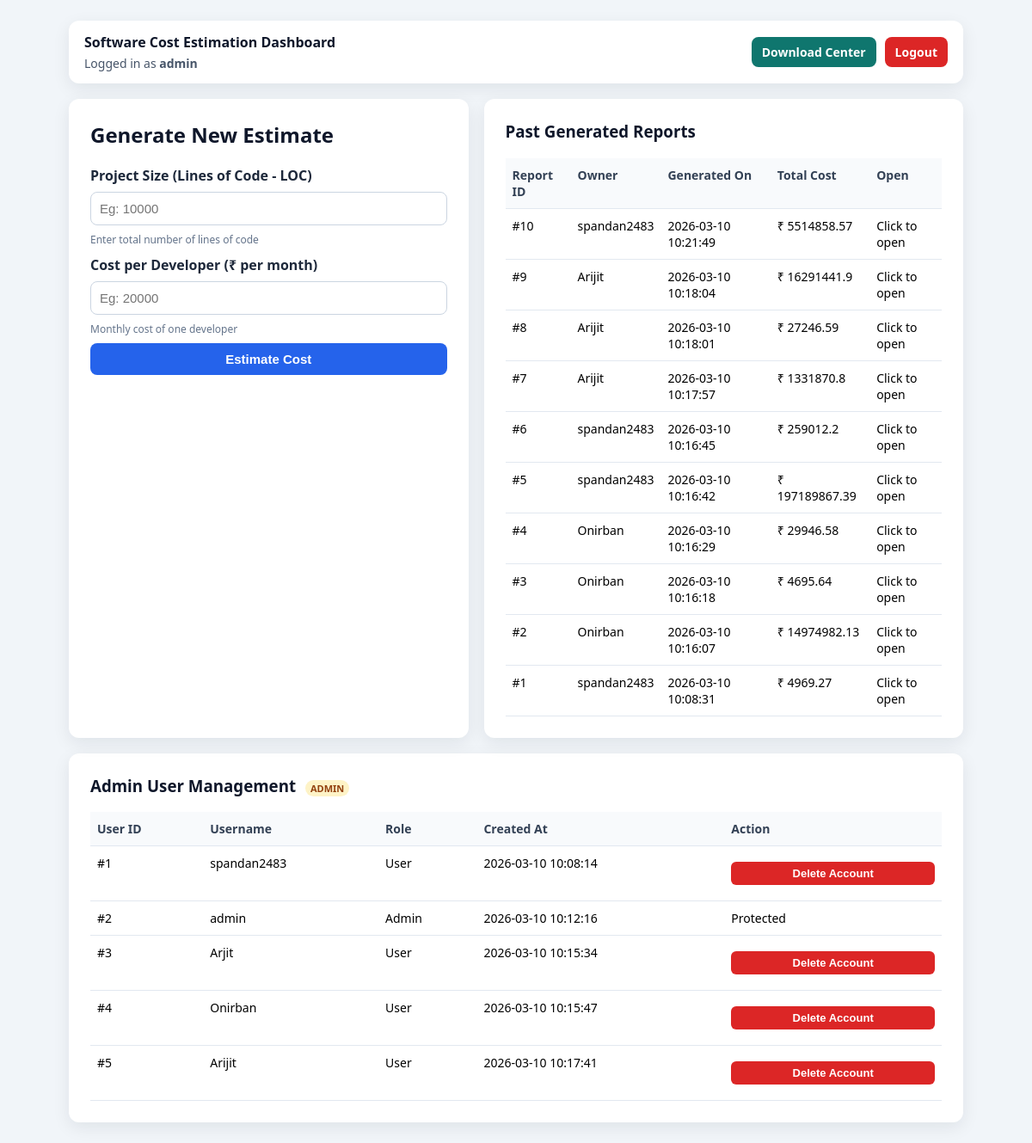
Before: /dashboard (signed in) with the older database file.
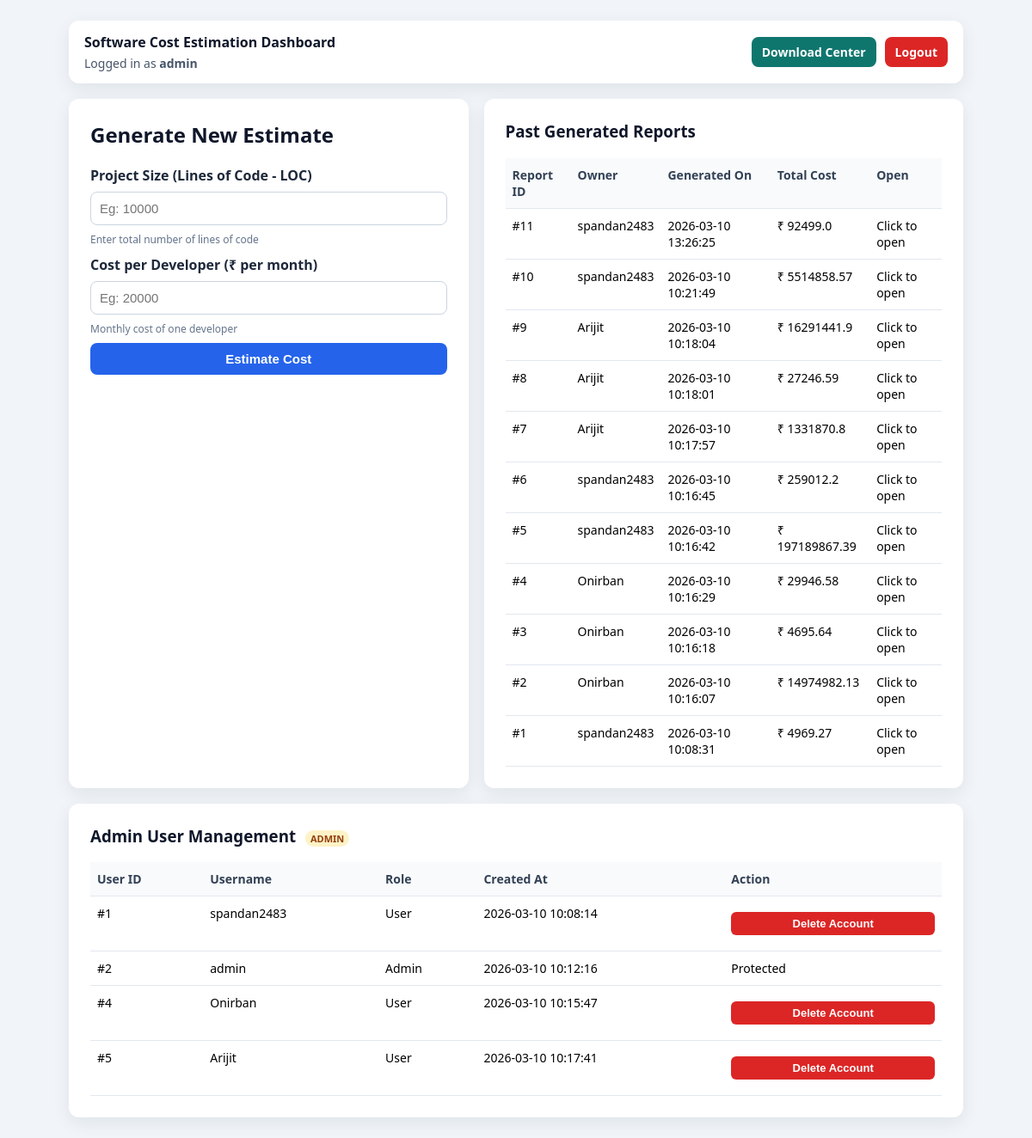
After: the same page with the newer database file.
### tables this page shows
CREATE TABLE users (
            id INTEGER PRIMARY KEY AUTOINCREMENT,
            username TEXT UNIQUE NOT NULL,
            password_hash TEXT NOT NULL,
            created_at TEXT NOT NULL
        , is_admin INTEGER NOT NULL DEFAULT 0);

CREATE TABLE reports (
            id INTEGER PRIMARY KEY AUTOINCREMENT,
            user_id INTEGER NOT NULL,
            created_at TEXT NOT NULL,
            effort REAL NOT NULL,
            time REAL NOT NULL,
            cost REAL NOT NULL,
            FOREIGN KEY (user_id) REFERENCES users (id)
        );

### app.py (the view, shortened to what this page needs)
@app.route("/dashboard", methods=["GET", "POST"])
def dashboard():
    if not session.get("user"):
        return redirect(url_for("auth"))
    username = session.get("user")
    user_record = get_user_by_username(username)
    if not user_record:
        session.clear()
        return redirect(url_for("auth"))
    user_id = user_record["id"]
    is_admin = bool(user_record["is_admin"])
    result = None
    error = None
    report_history = get_all_reports() if is_admin else get_reports_for_user(user_id)
    users_list = get_all_users() if is_admin else []
    return render_template(
        "index.html",
        result=result,
        error=error,
        user=username,
        report_history=report_history,
        is_admin=is_admin,
        users_list=users_list
    )

### app.py (called while the page is built)
def get_db_connection():
    conn = sqlite3.connect(DB_PATH)
    conn.row_factory = sqlite3.Row
    return conn

def get_user_by_username(username):
    conn = get_db_connection()
    user = conn.execute(
        "SELECT id, username, password_hash, is_admin FROM users WHERE username = ?",
        (username,)
    ).fetchone()
    conn.close()
    return user

def get_all_users():
    conn = get_db_connection()
    rows = conn.execute(
        "SELECT id, username, is_admin, created_at FROM users ORDER BY id ASC"
    ).fetchall()
    conn.close()
    return [dict(row) for row in rows]

def get_all_reports():
    conn = get_db_connection()
    rows = conn.execute(
        """
        SELECT r.id, r.user_id, r.created_at, r.effort, r.time, r.cost, u.username
        FROM reports r
        JOIN users u ON r.user_id = u.id
        ORDER BY r.id DESC
        """
    ).fetchall()
    conn.close()
    return [dict(row) for row in rows]

### templates/index.html (shortened to what this page needs)
<!DOCTYPE html>
<html lang="en">
<head>
</head>
<body>
<div class="container">
    <div class="topbar">
        <div>
            <div class="brand">Software Cost Estimation Dashboard</div>
            <div style="font-size: 14px; color: #475569; margin-top: 4px;">Logged in as <b>{{ user }}</b></div>
        </div>
        <div class="top-actions">
            <a class="link-btn" href="{{ url_for('download_page') }}">Download Center</a>
            <a class="logout-link" href="{{ url_for('logout') }}">Logout</a>
        </div>
    </div>
    <div class="layout">
        <div class="panel">
            <h2>Generate New Estimate</h2>
            <form method="POST">
                <label>Project Size (Lines of Code - LOC)</label>
                <input type="number" name="loc" placeholder="Eg: 10000" required>
                <div class="hint">Enter total number of lines of code</div>
                <label>Cost per Developer (₹ per month)</label>
                <input type="number" name="cost" placeholder="Eg: 20000" required>
                <div class="hint">Monthly cost of one developer</div>
                <button type="submit">Estimate Cost</button>
            </form>
        </div>
        <div class="panel">
            <h3>Past Generated Reports</h3>
            {% if report_history %}
            <table>
                <thead>
                    <tr>
                        <th>Report ID</th>
                        {% if is_admin %}
                        <th>Owner</th>
                        {% endif %}
                        <th>Generated On</th>
                        <th>Total Cost</th>
                        <th>Open</th>
                    </tr>
                </thead>
                <tbody>
                    {% for report in report_history %}
                    <tr class="clickable-row" onclick="window.location='{{ url_for('report_detail', report_id=report.id) }}'">
                        <td>#{{ report.id }}</td>
                        {% if is_admin %}
                        <td>{{ report.username }}</td>
                        {% endif %}
                        <td>{{ report.created_at }}</td>
                        <td>₹ {{ report.cost }}</td>
                        <td>Click to open</td>
                    </tr>
                    {% endfor %}
                </tbody>
            </table>
            {% else %}
            <div class="empty">No reports generated yet. Create your first estimate from the form.</div>
            {% endif %}
        </div>
    </div>
    {% if is_admin %}
    <div class="panel" style="margin-top: 18px;">
        <h3>Admin User Management <span class="admin-tag">ADMIN</span></h3>
        {% if users_list %}
        <table>
            <thead>
                <tr>
                    <th>User ID</th>
                    <th>Username</th>
                    <th>Role</th>
                    <th>Created At</th>
                    <th>Action</th>
                </tr>
            </thead>
            <tbody>
                {% for account in users_list %}
                <tr>
                    <td>#{{ account.id }}</td>
                    <td>{{ account.username }}</td>
                    <td>{% if account.is_admin %}Admin{% else %}User{% endif %}</td>
                    <td>{{ account.created_at }}</td>
                    <td>
                        {% if account.is_admin %}
                            Protected
                        {% else %}
                        <form method="POST" action="{{ url_for('admin_delete_user', user_id=account.id) }}" onsubmit="return confirm('Delete this account and all associated reports?');">
                            <button type="submit" class="small-btn delete">Delete Account</button>
                        </form>
                        {% endif %}
                    </td>
                </tr>
                {% endfor %}
            </tbody>
        </table>
        {% endif %}
    </div>
    {% endif %}
</div>
</body>
</html>

### templates/index.html (style rules this page uses)
body { font-family: "Segoe UI", Arial, sans-serif; background: #f1f5f9; margin: 0; padding: 24px; }
.container { max-width: 1040px; margin: 0 auto; }
.topbar { display: flex; justify-content: space-between; align-items: center; background: #ffffff; border-radius: 12px; padding: 14px 18px; box-shadow: 0 6px 20px rgba(15, 23, 42, 0.08); margin-bottom: 18px; }
.brand { font-weight: 700; color: #0f172a; }
.top-actions { display: flex; gap: 10px; align-items: center; }
.layout { display: grid; grid-template-columns: 1fr 1.2fr; gap: 18px; }
.panel { background: white; padding: 25px; border-radius: 12px; box-shadow: 0 6px 20px rgba(15, 23, 42, 0.08); }
h2, h3 { margin-top: 0; color: #0f172a; }
label { font-weight: 600; color: #1e293b; display: block; margin-top: 10px; }
input, button { width: 100%; padding: 10px; margin: 8px 0; font-size: 15px; box-sizing: border-box; border-radius: 8px; }
input { border: 1px solid #cbd5e1; outline: none; }
button { background: #2563eb; color: white; border: none; cursor: pointer; font-weight: 600; }
.hint { font-size: 12px; color: #64748b; }
.link-btn, .logout-link { display: inline-block; color: white; text-decoration: none; text-align: center; padding: 8px 12px; border-radius: 8px; font-size: 14px; font-weight: 600; }
.link-btn { background: #0f766e; }
.logout-link { background: #dc2626; }
table { width: 100%; border-collapse: collapse; margin-top: 10px; font-size: 14px; }
th, td { border-bottom: 1px solid #e2e8f0; padding: 10px 8px; text-align: left; vertical-align: top; }
th { color: #334155; background: #f8fafc; }
.small-btn { background: #2563eb; color: #fff; text-decoration: none; padding: 6px 10px; border-radius: 6px; font-size: 13px; display: inline-block; border: none; cursor: pointer; }
.small-btn.delete { background: #dc2626; }
.clickable-row { cursor: pointer; transition: background-color 0.15s ease; }
.admin-tag { display: inline-block; margin-left: 6px; background: #fef3c7; color: #92400e; font-size: 11px; padding: 2px 6px; border-radius: 999px; font-weight: 700; }

Changed rows visible on the page:
removed users: id "3", username "Arjit", is_admin "User", created_at "2026-03-10 10:15:34"
added reports: id "11", username "spandan2483", created_at "2026-03-10 13:26:25", cost "92499.0"
